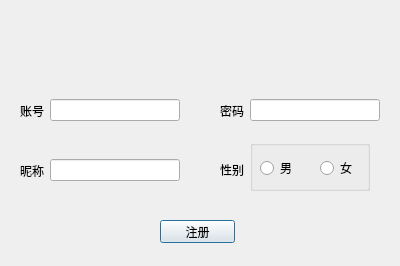
<?xml version="1.0" encoding="UTF-8"?>
<ui version="4.0">
 <class>enroll</class>
 <widget class="QDialog" name="enroll">
  <property name="geometry">
   <rect>
    <x>0</x>
    <y>0</y>
    <width>400</width>
    <height>266</height>
   </rect>
  </property>
  <property name="cursor">
   <cursorShape>ArrowCursor</cursorShape>
  </property>
  <property name="windowTitle">
   <string>Dialog</string>
  </property>
  <property name="styleSheet">
   <string notr="true"/>
  </property>
  <widget class="QPushButton" name="Register">
   <property name="geometry">
    <rect>
     <x>160</x>
     <y>220</y>
     <width>75</width>
     <height>23</height>
    </rect>
   </property>
   <property name="text">
    <string>注册</string>
   </property>
  </widget>
  <widget class="QWidget" name="horizontalLayoutWidget">
   <property name="geometry">
    <rect>
     <x>20</x>
     <y>90</y>
     <width>160</width>
     <height>41</height>
    </rect>
   </property>
   <layout class="QHBoxLayout" name="horizontalLayout">
    <item>
     <widget class="QLabel" name="label">
      <property name="text">
       <string>账号</string>
      </property>
     </widget>
    </item>
    <item>
     <widget class="QLineEdit" name="AccountName"/>
    </item>
   </layout>
  </widget>
  <widget class="QWidget" name="horizontalLayoutWidget_2">
   <property name="geometry">
    <rect>
     <x>220</x>
     <y>90</y>
     <width>160</width>
     <height>41</height>
    </rect>
   </property>
   <layout class="QHBoxLayout" name="horizontalLayout_2">
    <item>
     <widget class="QLabel" name="label_2">
      <property name="text">
       <string>密码</string>
      </property>
     </widget>
    </item>
    <item>
     <widget class="QLineEdit" name="Password"/>
    </item>
   </layout>
  </widget>
  <widget class="QWidget" name="horizontalLayoutWidget_3">
   <property name="geometry">
    <rect>
     <x>20</x>
     <y>150</y>
     <width>160</width>
     <height>41</height>
    </rect>
   </property>
   <layout class="QHBoxLayout" name="horizontalLayout_3">
    <item>
     <widget class="QLabel" name="label_3">
      <property name="text">
       <string>昵称</string>
      </property>
     </widget>
    </item>
    <item>
     <widget class="QLineEdit" name="NickName"/>
    </item>
   </layout>
  </widget>
  <widget class="QLabel" name="label_4">
   <property name="geometry">
    <rect>
     <x>220</x>
     <y>150</y>
     <width>67</width>
     <height>39</height>
    </rect>
   </property>
   <property name="text">
    <string>性别</string>
   </property>
  </widget>
  <widget class="QGroupBox" name="groupBox">
   <property name="geometry">
    <rect>
     <x>250</x>
     <y>140</y>
     <width>120</width>
     <height>51</height>
    </rect>
   </property>
   <property name="title">
    <string/>
   </property>
   <widget class="QRadioButton" name="Girl">
    <property name="geometry">
     <rect>
      <x>70</x>
      <y>20</y>
      <width>50</width>
      <height>16</height>
     </rect>
    </property>
    <property name="text">
     <string>女</string>
    </property>
   </widget>
   <widget class="QRadioButton" name="Boy">
    <property name="geometry">
     <rect>
      <x>10</x>
      <y>20</y>
      <width>41</width>
      <height>16</height>
     </rect>
    </property>
    <property name="text">
     <string>男</string>
    </property>
   </widget>
  </widget>
 </widget>
 <resources/>
 <connections/>
</ui>
